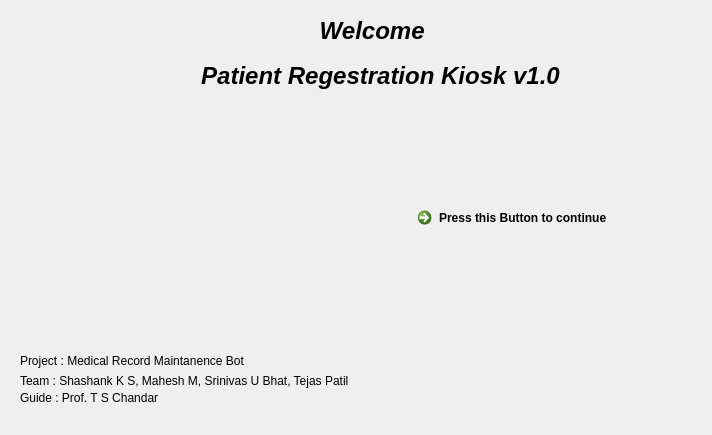
<?xml version="1.0" encoding="UTF-8"?>
<ui version="4.0">
 <class>Form</class>
 <widget class="QWidget" name="Form">
  <property name="geometry">
   <rect>
    <x>0</x>
    <y>0</y>
    <width>712</width>
    <height>435</height>
   </rect>
  </property>
  <property name="windowTitle">
   <string>Form</string>
  </property>
  <widget class="QLabel" name="Title_edit">
   <property name="geometry">
    <rect>
     <x>270</x>
     <y>10</y>
     <width>211</width>
     <height>41</height>
    </rect>
   </property>
   <property name="font">
    <font>
     <family>Segoe UI</family>
     <pointsize>18</pointsize>
     <weight>75</weight>
     <italic>true</italic>
     <bold>true</bold>
    </font>
   </property>
   <property name="autoFillBackground">
    <bool>false</bool>
   </property>
   <property name="text">
    <string>Welcome </string>
   </property>
   <property name="textFormat">
    <enum>Qt::PlainText</enum>
   </property>
   <property name="alignment">
    <set>Qt::AlignCenter</set>
   </property>
   <property name="wordWrap">
    <bool>false</bool>
   </property>
  </widget>
  <widget class="QLabel" name="label">
   <property name="geometry">
    <rect>
     <x>120</x>
     <y>50</y>
     <width>521</width>
     <height>51</height>
    </rect>
   </property>
   <property name="font">
    <font>
     <family>Segoe UI</family>
     <pointsize>18</pointsize>
     <weight>75</weight>
     <italic>true</italic>
     <bold>true</bold>
    </font>
   </property>
   <property name="text">
    <string>Patient Regestration Kiosk v1.0</string>
   </property>
   <property name="alignment">
    <set>Qt::AlignCenter</set>
   </property>
  </widget>
  <widget class="QLabel" name="Details_1">
   <property name="geometry">
    <rect>
     <x>20</x>
     <y>350</y>
     <width>251</width>
     <height>21</height>
    </rect>
   </property>
   <property name="font">
    <font>
     <family>Segoe UI</family>
    </font>
   </property>
   <property name="text">
    <string>Project : Medical Record Maintanence Bot</string>
   </property>
  </widget>
  <widget class="QLabel" name="Details_2">
   <property name="geometry">
    <rect>
     <x>20</x>
     <y>370</y>
     <width>381</width>
     <height>21</height>
    </rect>
   </property>
   <property name="font">
    <font>
     <family>Segoe UI</family>
    </font>
   </property>
   <property name="text">
    <string>Team : Shashank K S, Mahesh M, Srinivas U Bhat, Tejas Patil</string>
   </property>
  </widget>
  <widget class="QLabel" name="Details_3">
   <property name="geometry">
    <rect>
     <x>20</x>
     <y>390</y>
     <width>181</width>
     <height>16</height>
    </rect>
   </property>
   <property name="font">
    <font>
     <family>Segoe UI</family>
    </font>
   </property>
   <property name="text">
    <string>Guide : Prof. T S Chandar</string>
   </property>
  </widget>
  <widget class="QCommandLinkButton" name="commandLinkButton">
   <property name="geometry">
    <rect>
     <x>410</x>
     <y>200</y>
     <width>301</width>
     <height>48</height>
    </rect>
   </property>
   <property name="text">
    <string>Press this Button to continue</string>
   </property>
   <property name="shortcut">
    <string>Return</string>
   </property>
  </widget>
 </widget>
 <resources/>
 <connections/>
</ui>
